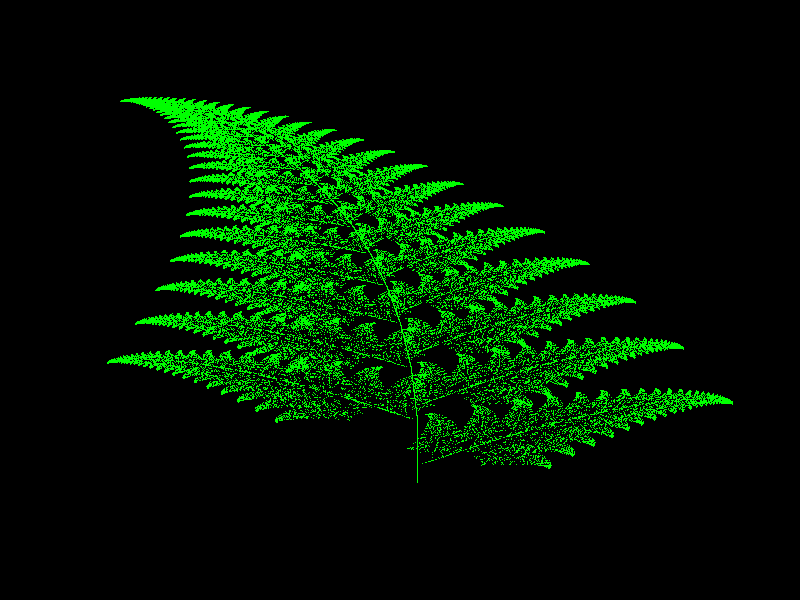

Reproduce this figure in R.
# modification given by Thomas and Banks - as per ChatGPT
n = 100000

x <- c(0)
y <- c(0)

i = 2

while (i <= n) {
  num <- runif(1)
  
  if(num <= 0.01){
    x[i] <- 0
    y[i] <- 0.16 * y[i-1]
  }else if(num <= 0.86){
    x[i] <- 0.87 * x[i-1] - 0.04 * y[i-1]
    y[i] <- 0.04 * x[i-1] + 0.85 * y[i-1] + 1.6
  }else if(num <= 0.93){
    x[i] <- 0.2 * x[i-1] - 0.26 * y[i-1]
    y[i] <- 0.23 * x[i-1] + 0.22 * y[i-1] + 1.6
  }else{
    x[i] <-  -0.15 * x[i-1]  + 0.28 * y[i-1]
    y[i] <- 0.26 * x[i-1] + 0.24 * y[i-1] + 0.44
  }
  
  i = i + 1
}

par(bg = "black")
plot(x, y,
     col = "green", 
     pch = ".",
     axes = FALSE)
